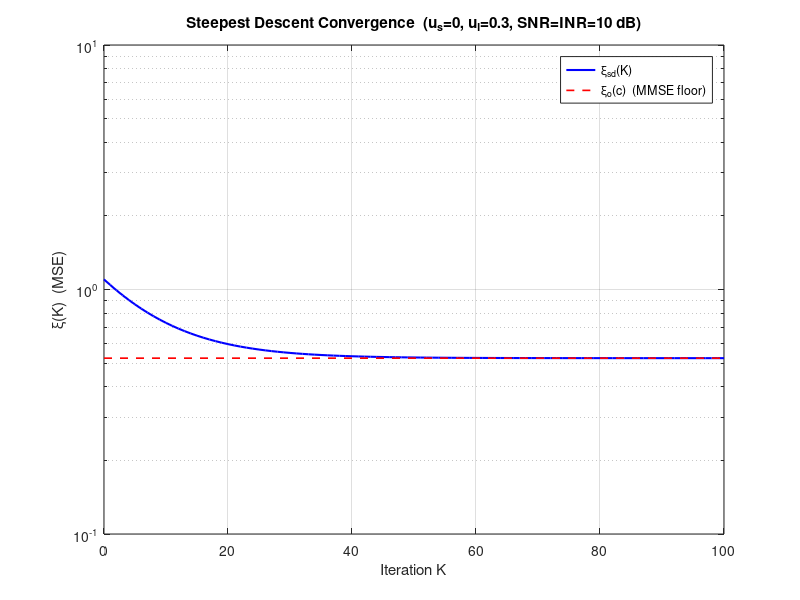
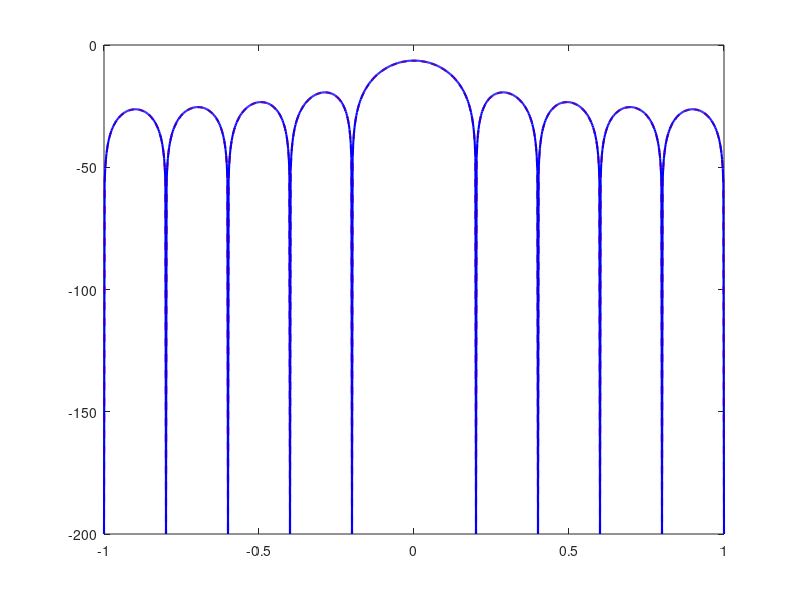

Reproduce these figures in MATLAB, in order. (Note: this script raises an error after producing the figures.)
clear; clc; close all;

% Array parameters 
N      = 10;   % number of elements
d      = 0.5;   % half-wavelength
n      = (0:N-1)';   % element index

% Signal & Interference parameters
u_s = 0.0;   % desired signal 
u_I = [0.18, 0.3];   % interferer

SNR_dB = [0,10];
INR_dB = [0,10];
c=0;
for i=1:2
    for a=1:2
        for b=1:2
            c = c+1;
            sigma_s2(i) = 10^(SNR_dB(i)/10);   % signal power  (sigma_w^2 normalised to 1)
            sigma_I2(a) = 10^(INR_dB(a)/10);   % interferer power
            sigma_w2 = 1.0;               % white noise variance
            
            %  Steering vectors 
            v_s = exp(1j*2*pi*d*u_s*n);   % signal manifold
            v_I = exp(1j*2*pi*d*u_I(b)*n);   % interferer manifold
            
            % Covariance matrix and cross-correlation 
            S_x(:,:,c) = sigma_s2(i)*(v_s*v_s') + sigma_I2(a)*(v_I(b)*v_I(b)') + sigma_w2*eye(N);
            p   = v_s * sigma_s2(i);          % p = S_{xd*} = v_s * sigma_s^2
            
            % Optimal (Wiener-Hopf) solution 
            w_o(:,c) = S_x(:,:,c) \ p;  % w_o = S_x^{-1} p
            
            xi_o(c) = sigma_s2(i) - w_o(:,c)'*p;     % MMSE floor  (Eq. 7.324, real part)
            xi_o(c) = real(xi_o(c));
            
            % Step size 
            lambda(:,c) = eig(S_x(:,:,c));
            lambda_max(c) = max(real(lambda(:,c)));
            lambda_min(c) = min(real(lambda(:,c)));
            
            alpha(c) = 0.05 / lambda_max(c);    % conservative choice (~5% of stability limit)
            fprintf('lambda_max = %.4f,  lambda_min = %.4f\n', lambda_max(c), lambda_min(c));
            fprintf('alpha      = %.6f  (stability limit = %.6f)\n', alpha(c), 2/lambda_max(c));
            
            % Initial weight vector
            w = v_s / N;
            
            % Steepest descent iterations 
            K_max = 100;
            xi_sd = zeros(1, K_max+1);          % transient MSE
            
            % MSE at K=0  (Eq. 7.366)
            xi_sd(1) = real(xi_o(c) + (w - w_o(:,c))' * S_x(:,:,c) * (w - w_o(:,c)));
            
            for K = 1:K_max
                gradient = -p + S_x(:,:,c)*w;          % gradient of xi w.r.t. w^H (Eq. 7.322)
                w = w - alpha * gradient;        % steepest descent step (Eq. 7.325)
                xi_sd(K+1) = real(xi_o(c) + (w - w_o(:,c))' * S_x(:,:,c) * (w - w_o(:,c)));
            end
            
            w_final = w;   % converged weight vector
            
            % Time constants
            tau(:,c) = -1 ./ log(abs(1 - alpha*real(lambda(:,c))));   % exact
            tau_approx(:,c) = 1 ./ (alpha * real(lambda(:,c)));        % small-alpha approx
            fprintf('tau_min ≈ %.1f,  tau_max ≈ %.1f  (iterations)\n', ...
                    min(tau_approx(:,c)), max(tau_approx(:,c)));
            
            % Beam pattern 
            u_grid = linspace(-1, 1, 1001);
            B_o    = zeros(size(u_grid));
            B_K    = zeros(size(u_grid));
            
            for k = 1:numel(u_grid)
                va       = exp(1j*2*pi*d*u_grid(k)*n);
                B_o(k)   = w_o(:,c)'    * va;
                B_K(k)   = w_final' * va;
            end
            
            %% ── Figure 1: MSE convergence ────────────────────────────────────────────
            figure('Name','MSE Convergence','NumberTitle','off','Position',[100 500 700 320]);
            semilogy(0:K_max, xi_sd, 'b-', 'LineWidth', 1.5); hold on;
            semilogy([0 K_max], [xi_o(c) xi_o(c)], 'r--', 'LineWidth', 1.2);
            xlabel('Iteration K');
            ylabel('\xi(K)  (MSE)');
            title('Steepest Descent Convergence  (u_s=0, u_I=0.3, SNR=INR=10 dB)');
            legend('\xi_{sd}(K)', '\xi_o(c)  (MMSE floor)', 'Location','northeast');
            grid on;
            xlim([0 K_max]);
            
            %% ── Figure 2: Beam patterns ──────────────────────────────────────────────
            figure('Name','Beam Patterns','NumberTitle','off','Position',[100 150 700 380]);
            plot(u_grid, 20*log10(abs(B_o)+1e-10), 'r--', 'LineWidth', 1.5); hold on;
            plot(u_grid, 20*log10(abs(B_K)+1e-10), 'b-',  'LineWidth', 1.5);
            xline(u_s, 'k:', 'u_s', 'LabelVerticalAlignment','bottom');
            xline(u_I, 'm:', 'u_I', 'LabelVerticalAlignment','bottom');
            xlabel('u = sin(\theta)');
            ylabel('Beam pattern (dB)');
            title('Beam Pattern: Optimal vs. Steepest Descent (converged)');
            legend('w_o(:,c)  (Wiener-Hopf)', 'w_{SD}  (converged)', 'Location','southwest');
            ylim([-60 15]);
            grid on;
            
            %% ── Figure 3: Eigenvalue spectrum ────────────────────────────────────────
            figure('Name','Eigenvalues','NumberTitle','off','Position',[820 500 420 280]);
            stem(sort(real(lambda),'descend'), 'b', 'filled', 'MarkerSize', 5);
            xlabel('Eigenvalue index');  ylabel('\lambda_n');
            title('Eigenvalues of S_x(:,:,c)');
            grid on;
            
            %% ── Figure 4: Weight comparison (magnitude) ──────────────────────────────
            figure('Name','Weights','NumberTitle','off','Position',[820 150 420 280]);
            plot(1:N, abs(w_o(:,c)),    'rs-', 'LineWidth', 1.4, 'MarkerSize', 6); hold on;
            plot(1:N, abs(w_final),'bo-', 'LineWidth', 1.4, 'MarkerSize', 6);
            xlabel('Element n');  ylabel('|w_n|');
            title('Weight magnitudes');
            legend('w_o(:,c)','w_{SD}','Location','best');
            grid on;
            
            %% ── Summary ──────────────────────────────────────────────────────────────
            fprintf('\n=== Summary ===\n');
            fprintf('  MMSE floor  xi_o(c)       = %.6f\n', xi_o(c));
            fprintf('  Final MSE   xi_sd(end) = %.6f\n', xi_sd(end));
            fprintf('  ||w_SD - w_o(:,c)||         = %.2e\n', norm(w_final - w_o(:,c)));
            fprintf('  Eigenvalue spread      = %.2f  (lambda_max/lambda_min)\n', lambda_max/lambda_min);
        end
    end
end
